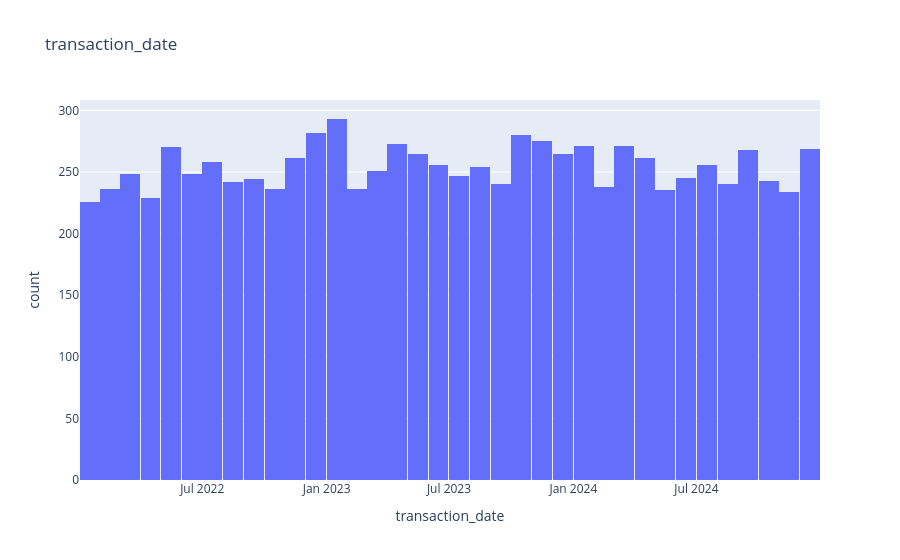
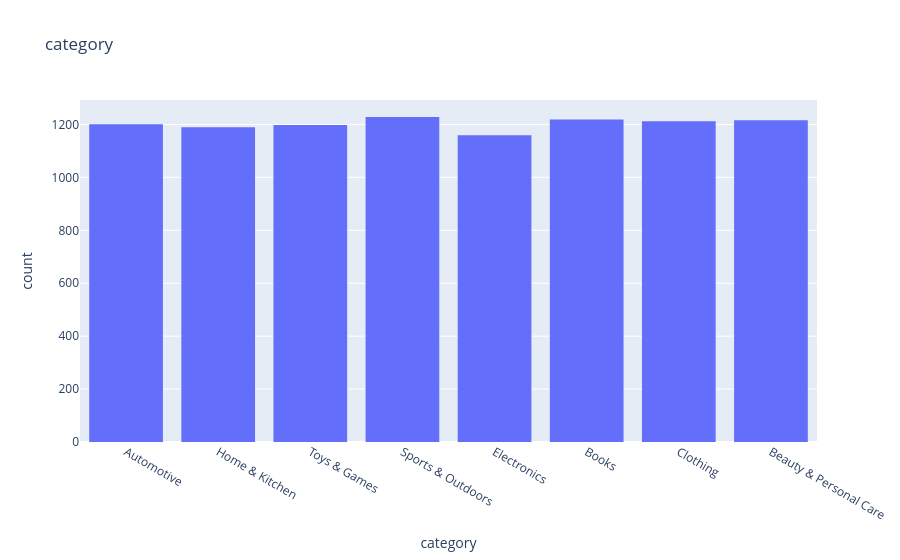
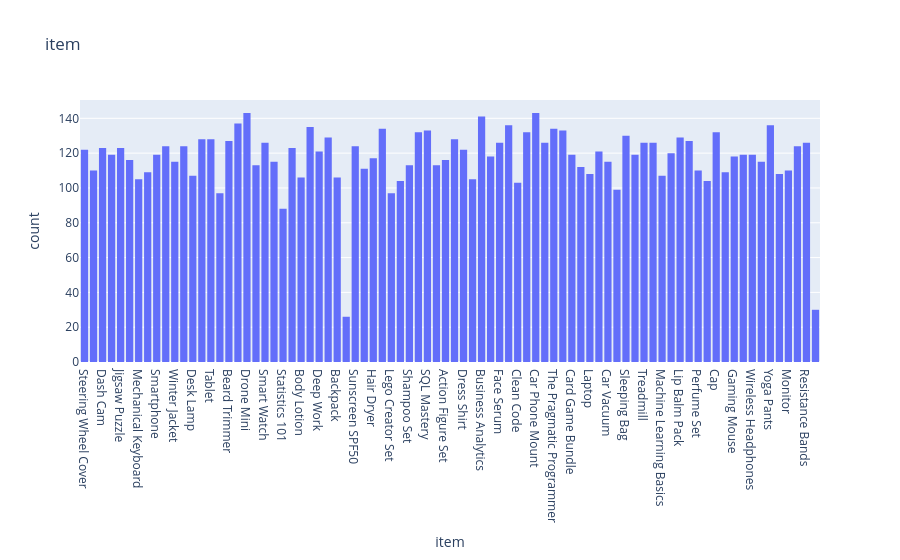
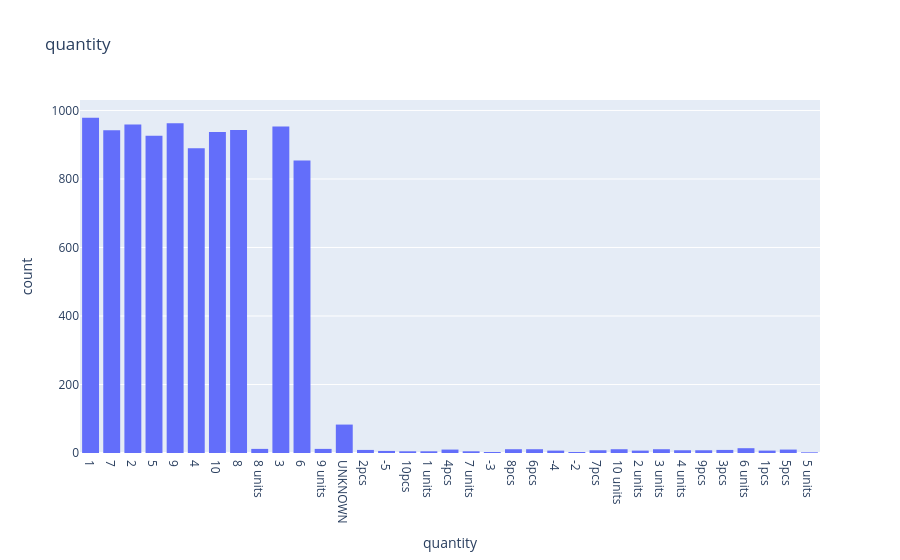

The notebook cell these images were saved under, in order:
### Code cell
cat=df.select_dtypes(include="str").columns.drop(["customer_id","transaction_id"])
cat
for i in cat:
    px.histogram(data_frame=df,x=i,title=i).show()

### Figure 1 — Plotly figure (JSON) as saved in the notebook; plotly's stock layout.template omitted (floating-point values rounded to 4 significant figures; data arrays with more than 128 entries replaced by an {"elided": "..."} marker saying what was removed)
{"data": [{"bingroup": "x", "hovertemplate": "transaction_date=%{x}<br>count=%{y}<extra></extra>", "legendgroup": "", "marker": {"color": "#636efa", "pattern": {"shape": ""}}, "name": "", "orientation": "v", "showlegend": false, "type": "histogram", "x": {"elided": "9623 str values"}, "xaxis": "x", "yaxis": "y"}], "layout": {"barmode": "relative", "legend": {"tracegroupgap": 0}, "title": {"text": "transaction_date"}, "xaxis": {"anchor": "y", "domain": [0, 1], "title": {"text": "transaction_date"}}, "yaxis": {"anchor": "x", "domain": [0, 1], "title": {"text": "count"}}}}

### Figure 2 — Plotly figure (JSON) as saved in the notebook; plotly's stock layout.template omitted (floating-point values rounded to 4 significant figures; data arrays with more than 128 entries replaced by an {"elided": "..."} marker saying what was removed)
{"data": [{"bingroup": "x", "hovertemplate": "category=%{x}<br>count=%{y}<extra></extra>", "legendgroup": "", "marker": {"color": "#636efa", "pattern": {"shape": ""}}, "name": "", "orientation": "v", "showlegend": false, "type": "histogram", "x": {"elided": "9623 str values"}, "xaxis": "x", "yaxis": "y"}], "layout": {"barmode": "relative", "legend": {"tracegroupgap": 0}, "title": {"text": "category"}, "xaxis": {"anchor": "y", "domain": [0, 1], "title": {"text": "category"}}, "yaxis": {"anchor": "x", "domain": [0, 1], "title": {"text": "count"}}}}

### Figure 3 — Plotly figure (JSON) as saved in the notebook; plotly's stock layout.template omitted (floating-point values rounded to 4 significant figures; data arrays with more than 128 entries replaced by an {"elided": "..."} marker saying what was removed)
{"data": [{"bingroup": "x", "hovertemplate": "item=%{x}<br>count=%{y}<extra></extra>", "legendgroup": "", "marker": {"color": "#636efa", "pattern": {"shape": ""}}, "name": "", "orientation": "v", "showlegend": false, "type": "histogram", "x": {"elided": "9623 str values"}, "xaxis": "x", "yaxis": "y"}], "layout": {"barmode": "relative", "legend": {"tracegroupgap": 0}, "title": {"text": "item"}, "xaxis": {"anchor": "y", "domain": [0, 1], "title": {"text": "item"}}, "yaxis": {"anchor": "x", "domain": [0, 1], "title": {"text": "count"}}}}

### Figure 4 — Plotly figure (JSON) as saved in the notebook; plotly's stock layout.template omitted (floating-point values rounded to 4 significant figures; data arrays with more than 128 entries replaced by an {"elided": "..."} marker saying what was removed)
{"data": [{"bingroup": "x", "hovertemplate": "quantity=%{x}<br>count=%{y}<extra></extra>", "legendgroup": "", "marker": {"color": "#636efa", "pattern": {"shape": ""}}, "name": "", "orientation": "v", "showlegend": false, "type": "histogram", "x": {"elided": "9623 str values"}, "xaxis": "x", "yaxis": "y"}], "layout": {"barmode": "relative", "legend": {"tracegroupgap": 0}, "title": {"text": "quantity"}, "xaxis": {"anchor": "y", "domain": [0, 1], "title": {"text": "quantity"}}, "yaxis": {"anchor": "x", "domain": [0, 1], "title": {"text": "count"}}}}
